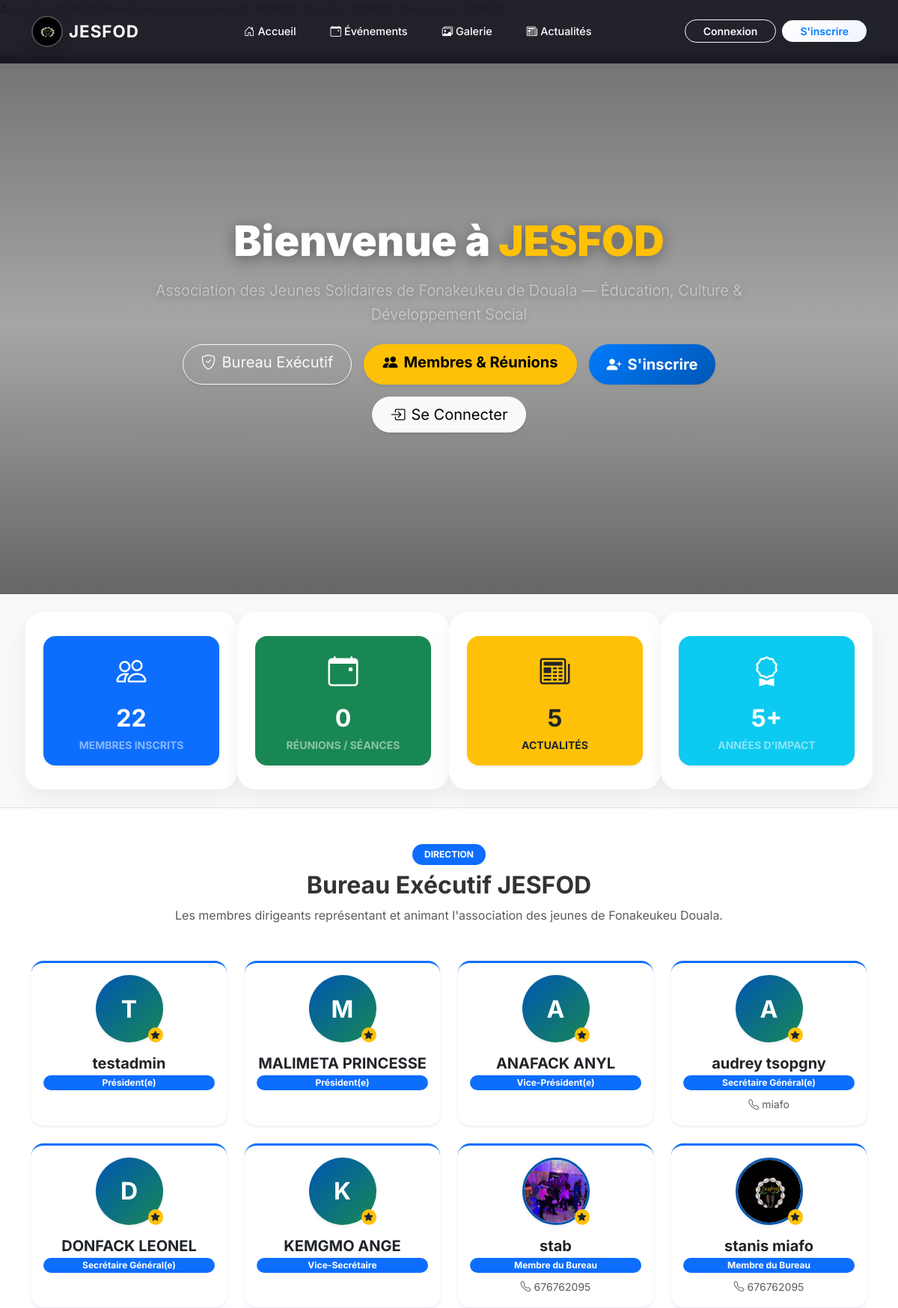
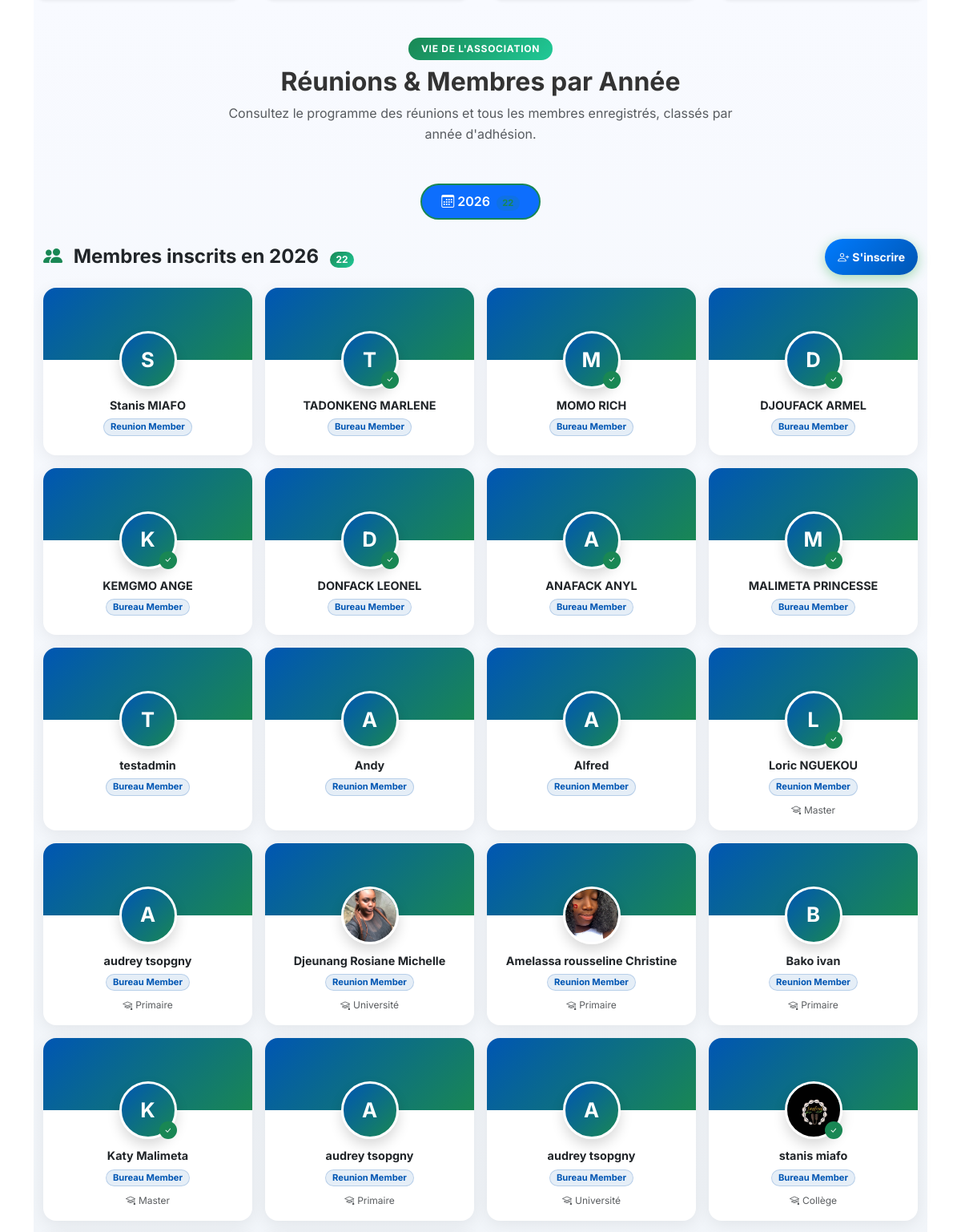
The page / (upper part) on the database its author committed (2 pictures, top to bottom).
### menber_JESFOD/models.py (models this page shows, shortened)
class Member(models.Model):
    ROLE_CHOICES = [
        ('bureau', 'Bureau Member'),
        ('reunion', 'Reunion Member'),
    ]
    POSITION_CHOICES = [
        ('president', 'Président(e)'),
        ('vice_president', 'Vice-Président(e)'),
        ('secretaire_general', 'Secrétaire Général(e)'),
        ('secretaire_adjoint', 'Vice-Secrétaire'),
        ('censeur', 'Censeur'),
        ('charge_culturel', 'Chargé(e) des Affaires Culturelles'),
        ('charge_com', 'Chargé(e) de Communication'),
        ('charge_animation', 'Chargé(e) Animation'),
        ('tresorier', 'Trésorier(e)'),
        ('tresorier_adjoint', 'Trésorier(e) Adjoint(e)'),
        ('commissaire_comptes', 'Commissaire aux Comptes'),
        ('charge_sport', 'Chargé(e) des Sports'),
        ('sante', 'Chargé(e) de la Santé'),
        ('conseiller', 'Conseiller(e)'),
        ('membre', 'Membre du Bureau'),
        ('membre_reunion', 'Membre de Réunion'),
    ]
    SCHOOL_LEVEL_CHOICES = [
        ('primaire', 'Primaire'),
        ('college', 'Collège'),
        ('lycee', 'Lycée'),
        ('universite', 'Université'),
        ('master', 'Master'),
        ('doctorat', 'Doctorat'),
    ]
    user = models.OneToOneField(User, on_delete=models.CASCADE)
    name = models.CharField(max_length=100)
    email = models.EmailField()
    phone = models.CharField(max_length=20, blank=True)
    address = models.TextField(blank=True)
    profile_photo = models.ImageField(upload_to='profiles/', blank=True, null=True)
    school_level = models.CharField(max_length=20, choices=SCHOOL_LEVEL_CHOICES, blank=True)
    role = models.CharField(max_length=10, choices=ROLE_CHOICES, default='reunion')
    position = models.CharField(max_length=50, choices=POSITION_CHOICES, default='membre',
                                help_text="Poste occupé au sein du bureau (si applicable)")
    is_certified = models.BooleanField(default=False)
    certification_date = models.DateTimeField(null=True, blank=True)
    activities = models.TextField(blank=True, help_text="Activités et responsabilités du membre")
    def get_school_level_display(self):
        return dict(self.SCHOOL_LEVEL_CHOICES).get(self.school_level, 'Non renseigné')

### menber_JESFOD/views_fixed.py (the view)
# urls.py: path('', home, name='home'),
def home(request):
    login_result = _handle_login(request)
    if login_result:
        return login_result
    member = None
    if request.user.is_authenticated:
        member, _ = _get_or_create_member(request.user)
    POSITION_ORDER = {
        'president': 1, 'vice_president': 2, 'secretaire_general': 3,
        'secretaire_adjoint': 4, 'tresorier': 5, 'tresorier_adjoint': 6,
        'charge_com': 7, 'conseiller': 8, 'membre': 9,
    }
    bureau_qs = list(Member.objects.filter(role='bureau'))
    bureau_members = sorted(bureau_qs, key=lambda m: POSITION_ORDER.get(m.position, 99))[:8]
    from .models import Seance
    from itertools import groupby
    all_members = Member.objects.select_related('user').order_by('-user__date_joined')
    members_by_year = {}
    for m in all_members:
        year = m.user.date_joined.year
        members_by_year.setdefault(year, []).append(m)
    members_by_year = dict(sorted(members_by_year.items(), reverse=True))
    all_seances = Seance.objects.all().order_by('-date')
    seances_by_year = {}
    for s in all_seances:
        year = s.date.year
        seances_by_year.setdefault(year, []).append(s)
    seances_by_year = dict(sorted(seances_by_year.items(), reverse=True))
    news = News.objects.filter(is_published=True)[:6]
    galleries = Gallery.objects.filter(is_published=True)[:5]
    events = Event.objects.filter(is_published=True, event_date__gte=timezone.now()).order_by('event_date')[:6]
    total_members = Member.objects.count()
    total_news = News.objects.filter(is_published=True).count()
    reunion_members = all_members  # kept for backward compat
    seances = all_seances[:5]      # kept for backward compat
    return render(request, 'home.html', {
        'member': member,
        'bureau_members': bureau_members,
        'reunion_members': reunion_members,
        'seances': seances,
        'members_by_year': members_by_year,
        'seances_by_year': seances_by_year,
        'news': news,
        'galleries': galleries,
        'events': events,
        'total_members': total_members,
        'total_members_count': total_members,
        'total_news': total_news,
    })

### JESFOD_PROJECT/templates/home.html (shortened to what this page needs)
{% extends 'base.html' %}
{% load static %}
{% block content %}
<section id="accueil" class="hero-video-section">
  <video class="hero-video-bg" autoplay muted loop playsinline>
    <source src="{% static 'video/video.mp4' %}" type="video/mp4">
  </video>
  <div class="hero-video-overlay"></div>
  <div class="container hero-video-content py-4">
    <div class="row justify-content-center">
      <div class="col-lg-9 animate__animated animate__fadeInUp">
        <h1 class="display-4 fw-black text-white mb-3">Bienvenue à <span class="text-warning">JESFOD</span></h1>
        <p class="lead text-white-50 mb-4 fs-5 px-md-4">
          Association des Jeunes Solidaires de Fonakeukeu de Douala — Éducation, Culture & Développement Social
        </p>
        <div class="d-flex flex-wrap justify-content-center gap-3 mt-4">
          <a href="#bureau" class="btn btn-outline-light btn-lg rounded-pill px-4 shadow-sm">
            <i class="bi bi-shield-check me-2"></i>Bureau Exécutif
          </a>
          <a href="#membres-reunions" class="btn btn-warning btn-lg rounded-pill px-4 shadow-sm fw-bold">
            <i class="bi bi-people-fill me-2"></i>Membres & Réunions
          </a>
          {% if not user.is_authenticated %}
            <a href="{% url 'register' %}" class="btn btn-success btn-lg rounded-pill px-4 shadow-sm fw-bold">
              <i class="bi bi-person-plus-fill me-2"></i>S'inscrire
            </a>
            <a href="{% url 'login' %}" class="btn btn-light btn-lg rounded-pill px-4 shadow-sm">
              <i class="bi bi-box-arrow-in-right me-2"></i>Se Connecter
            </a>
          {% else %}
            <a href="{% url 'member_dashboard' %}" class="btn btn-light btn-lg rounded-pill px-4 shadow-sm fw-bold text-primary">
              <i class="bi bi-speedometer2 me-2"></i>Mon Dashboard
            </a>
          {% endif %}
        </div>
      </div>
    </div>
  </div>
</section>
<section class="stats py-4 bg-light border-bottom">
  <div class="container">
    <div class="row text-center g-3">
      <div class="col-6 col-md-3">
        <div class="card border-0 shadow-sm rounded-4 p-3 bg-primary text-white h-100">
          <i class="bi bi-people fs-1 mb-1"></i>
          <div class="fs-2 fw-bold">{{ total_members|default:150 }}</div>
          <div class="small text-white-50 text-uppercase fw-bold">Membres Inscrits</div>
        </div>
      </div>
      <div class="col-6 col-md-3">
        <div class="card border-0 shadow-sm rounded-4 p-3 bg-success text-white h-100">
          <i class="bi bi-calendar-event fs-1 mb-1"></i>
          <div class="fs-2 fw-bold">{{ seances|length }}</div>
          <div class="small text-white-50 text-uppercase fw-bold">Réunions / Séances</div>
        </div>
      </div>
      <div class="col-6 col-md-3">
        <div class="card border-0 shadow-sm rounded-4 p-3 bg-warning text-dark h-100">
          <i class="bi bi-newspaper fs-1 mb-1"></i>
          <div class="fs-2 fw-bold">{{ total_news|default:0 }}</div>
          <div class="small text-dark-50 text-uppercase fw-bold">Actualités</div>
        </div>
      </div>
      <div class="col-6 col-md-3">
        <div class="card border-0 shadow-sm rounded-4 p-3 bg-info text-white h-100">
          <i class="bi bi-award fs-1 mb-1"></i>
          <div class="fs-2 fw-bold">5+</div>
          <div class="small text-white-50 text-uppercase fw-bold">Années d'Impact</div>
        </div>
      </div>
    </div>
  </div>
</section>
<section id="bureau" class="py-5 bg-white border-bottom">
  <div class="container">
    <div class="text-center mb-5">
      <span class="badge bg-primary text-white px-3 py-2 rounded-pill fw-bold text-uppercase mb-2">Direction</span>
      <h2 class="fw-bold">Bureau Exécutif JESFOD</h2>
      <p class="text-muted col-lg-8 mx-auto">
        Les membres dirigeants représentant et animant l'association des jeunes de Fonakeukeu Douala.
      </p>
    </div>
    <div class="row g-4 justify-content-center">
      {% for bureau_member in bureau_members %}
      <div class="col-6 col-md-4 col-lg-3">
        <a href="{% url 'public_member_detail' bureau_member.pk %}" class="text-decoration-none">
          <div class="card h-100 border-0 shadow-sm rounded-4 text-center p-3 hover-shadow transition border-top border-primary border-3 bg-white">
            <div class="position-relative d-inline-block mx-auto mb-3">
              {% if bureau_member.profile_photo %}
                <img src="{{ bureau_member.profile_photo.url }}" alt="{{ bureau_member.name }}"
                     class="rounded-circle shadow-sm" style="width: 90px; height: 90px; object-fit: cover; border: 3px solid #0056b3;">
              {% else %}
                <div class="rounded-circle shadow-sm d-flex align-items-center justify-content-center fw-bold text-white mx-auto"
                     style="width: 90px; height: 90px; background: linear-gradient(135deg, #0056b3, #198754); font-size: 2rem;">
                  {{ bureau_member.name.0|upper }}
                </div>
              {% endif %}
              <span class="position-absolute bottom-0 end-0 badge bg-warning text-dark rounded-circle p-1" title="Membre du bureau">
                <i class="bi bi-star-fill"></i>
              </span>
            </div>
            <h5 class="fw-bold mb-1 text-dark text-truncate">{{ bureau_member.name }}</h5>
            <span class="badge bg-primary text-white rounded-pill px-3 py-1 mb-2">
              {{ bureau_member.get_position_display|default:bureau_member.get_role_display }}
            </span>
            {% if bureau_member.phone %}
              <p class="small text-muted mb-0"><i class="bi bi-telephone me-1"></i>{{ bureau_member.phone }}</p>
            {% endif %}
          </div>
        </a>
      </div>
      {% empty %}
      <div class="col-12 text-center py-4 text-muted">
        <i class="bi bi-shield-exclamation fs-1 d-block mb-2"></i>Aucun membre du bureau enregistré.
      </div>
      {% endfor %}
    </div>
<section id="membres-reunions" class="py-5 border-bottom" style="background: linear-gradient(180deg, #f8faff 0%, #f0f4f8 100%);">
  <div class="container">
    <div class="text-center mb-5">
      <span class="badge px-3 py-2 rounded-pill fw-bold text-uppercase mb-2" style="background: linear-gradient(135deg,#198754,#20c997); color:#fff; letter-spacing:.06em;">Vie de l'Association</span>
      <h2 class="fw-bold">Réunions &amp; Membres par Année</h2>
      <p class="text-muted col-lg-7 mx-auto">
        Consultez le programme des réunions et tous les membres enregistrés, classés par année d'adhésion.
      </p>
    </div>
    {% if seances_by_year or members_by_year %}
    <ul class="nav nav-pills justify-content-center gap-2 mb-4 flex-wrap" id="yearTab" role="tablist">
      {% for year, mlist in members_by_year.items %}
      <li class="nav-item" role="presentation">
        <button class="nav-link {% if forloop.first %}active{% endif %} rounded-pill px-4 fw-semibold"
                id="tab-members-{{ year }}"
                data-bs-toggle="pill"
                data-bs-target="#panel-{{ year }}"
                type="button" role="tab"
                aria-controls="panel-{{ year }}"
                aria-selected="{% if forloop.first %}true{% else %}false{% endif %}"
                style="border: 2px solid #198754; color:#198754;"
                onmouseenter="this.style.background='#198754';this.style.color='#fff';"
                onmouseleave="if(!this.classList.contains('active')){this.style.background='transparent';this.style.color='#198754';}">
          <i class="bi bi-calendar3 me-1"></i>{{ year }}
          <span class="badge rounded-pill ms-1" style="background:rgba(25,135,84,.15);color:#198754;font-size:.7rem;">{{ mlist|length }}</span>
        </button>
      </li>
      {% endfor %}
    </ul>
    <div class="tab-content" id="yearTabContent">
      {% for year, mlist in members_by_year.items %}
      <div class="tab-pane fade {% if forloop.first %}show active{% endif %}" id="panel-{{ year }}" role="tabpanel">
        <div class="d-flex justify-content-between align-items-center mb-3 flex-wrap gap-2">
          <h4 class="fw-bold mb-0 text-dark">
            <i class="bi bi-people-fill me-2 text-success"></i>
            Membres inscrits en {{ year }}
            <span class="badge rounded-pill ms-2" style="background:linear-gradient(135deg,#198754,#20c997);font-size:.75rem;">{{ mlist|length }}</span>
          </h4>
          {% if not user.is_authenticated %}
          <a href="{% url 'register' %}" class="btn btn-success btn-sm rounded-pill px-3 fw-bold">
            <i class="bi bi-person-plus me-1"></i>S'inscrire
          </a>
          {% endif %}
        </div>
        <div class="row g-3">
          {% for member_item in mlist %}
          <div class="col-6 col-md-4 col-lg-3">
            <a href="{% url 'public_member_detail' member_item.pk %}" class="text-decoration-none">
              <div class="member-card card border-0 rounded-4 overflow-hidden h-100"
                   style="box-shadow:0 4px 20px rgba(0,0,0,.07); transition:transform .2s, box-shadow .2s;">
                <div class="position-relative" style="height:90px; background:linear-gradient(135deg,#0056b3 0%,#198754 100%);">
                  <div class="position-absolute" style="bottom:-36px; left:50%; transform:translateX(-50%);">
                    {% if member_item.profile_photo %}
                    <img src="{{ member_item.profile_photo.url }}" alt="{{ member_item.name }}"
                         class="rounded-circle border border-3 border-white shadow"
                         style="width:72px;height:72px;object-fit:cover;">
                    {% else %}
                    <div class="rounded-circle border border-3 border-white shadow d-flex align-items-center justify-content-center fw-bold text-white"
                         style="width:72px;height:72px;background:linear-gradient(135deg,#0056b3,#198754);font-size:1.6rem;">
                      {{ member_item.name.0|upper }}
                    </div>
                    {% endif %}
                    {% if member_item.is_certified %}
                    <span class="position-absolute bottom-0 end-0 badge rounded-circle bg-success p-1" title="Certifié" style="width:22px;height:22px;display:flex;align-items:center;justify-content:center;">
                      <i class="bi bi-check-lg" style="font-size:.6rem;"></i>
                    </span>
                    {% endif %}
                  </div>
                </div>
                <div class="card-body text-center pt-5 pb-3 px-3">
                  <h6 class="fw-bold text-dark mb-1 text-truncate" style="font-size:.9rem;">{{ member_item.name }}</h6>
                  <span class="badge rounded-pill px-2 py-1 mb-2 d-inline-block"
                        style="background:rgba(0,86,179,.1);color:#0056b3;font-size:.7rem;border:1px solid rgba(0,86,179,.2);">
                    {{ member_item.get_role_display }}
                  </span>
                  {% if member_item.school_level %}
                  <p class="small text-muted mb-0" style="font-size:.75rem;">
                    <i class="bi bi-mortarboard me-1"></i>{{ member_item.get_school_level_display }}
                  </p>
                  {% endif %}
                </div>
              </div>
            </a>
          </div>
          {% empty %}
          <div class="col-12 text-center py-4 text-muted">
            <i class="bi bi-people fs-2 d-block mb-2"></i>Aucun membre inscrit en {{ year }}.
          </div>
          {% endfor %}
        </div>
      </div>
      {% endfor %}
    </div>
    {% else %}
    <div class="text-center text-muted py-5">
      <i class="bi bi-people fs-1 d-block mb-2"></i>Aucun membre enregistré pour le moment.
    </div>
    {% endif %}
  </div>
</section>
{% endblock %}

### rows shown on the page
Member: name.0 "T", name "testadmin", position "Président(e)", role "Bureau Member"
Member: name.0 "M", name "MALIMETA PRINCESSE", position "Président(e)", is_certified True (drawn), role "Bureau Member"
Member: name.0 "A", name "ANAFACK ANYL", position "Vice-Président(e)", is_certified True (drawn), role "Bureau Member"
Member: name.0 "A", name "audrey tsopgny", position "Secrétaire Général(e)", phone "miafo", role "Bureau Member", school_level "Primaire"
Member: name.0 "D", name "DONFACK LEONEL", position "Secrétaire Général(e)", is_certified True (drawn), role "Bureau Member"
Member: name.0 "K", name "KEMGMO ANGE", position "Vice-Secrétaire", is_certified True (drawn), role "Bureau Member"
Member: profile_photo (picture), name "stab", position "Membre du Bureau", phone "676762095"
Member: profile_photo (picture), name "stanis miafo", position "Membre du Bureau", phone "676762095", is_certified True (drawn), role "Bureau Member", school_level "Collège"
Member: name.0 "S", name "Stanis MIAFO", role "Reunion Member"
Member: name.0 "T", is_certified True (drawn), name "TADONKENG MARLENE", role "Bureau Member"
Member: name.0 "M", is_certified True (drawn), name "MOMO RICH", role "Bureau Member"
Member: name.0 "D", is_certified True (drawn), name "DJOUFACK ARMEL", role "Bureau Member"
Member: name.0 "A", name "Andy", role "Reunion Member"
Member: name.0 "A", name "Alfred", role "Reunion Member"
Member: name.0 "L", is_certified True (drawn), name "Loric NGUEKOU", role "Reunion Member", school_level "Master"
Member: profile_photo (picture), name "Djeunang Rosiane Michelle", role "Reunion Member", school_level "Université"
Member: profile_photo (picture), name "Amelassa rousseline Christine", role "Reunion Member", school_level "Primaire"
Member: name.0 "B", name "Bako ivan", role "Reunion Member", school_level "Primaire"
Member: name.0 "K", is_certified True (drawn), name "Katy Malimeta", role "Bureau Member", school_level "Master"
Member: name.0 "A", name "audrey tsopgny", role "Reunion Member", school_level "Primaire"
Member: name.0 "A", name "audrey tsopgny", role "Bureau Member", school_level "Université"

### other values the page prints
{{ total_members|default:150 }} "22"
{{ seances|length }} "0"
{{ total_news|default:0 }} "5"
{{ year }} "2026"
{{ mlist|length }} "22"
